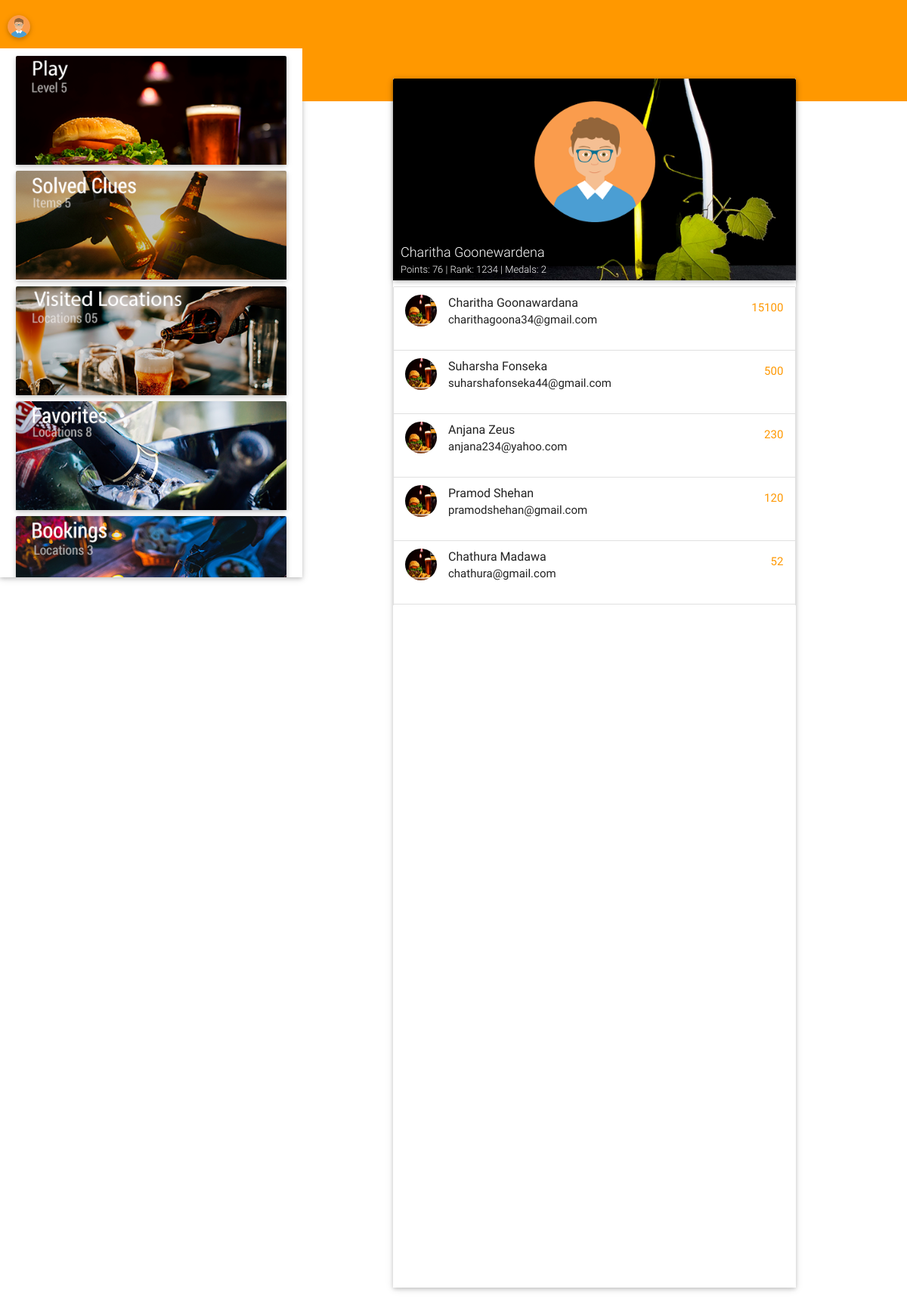
The app's page /index.php/IpadController/load_leaderboard with its own data.
### tables this page shows
CREATE TABLE `user` (
  `user_id` int(50) NOT NULL,
  `first_name` varchar(255) NOT NULL,
  `last_name` varchar(255) NOT NULL,
  `telephone_number` varchar(255) NOT NULL,
  `email` varchar(255) NOT NULL,
  `password` varchar(255) NOT NULL,
  `image_url` varchar(255) NOT NULL,
  `lat` text NOT NULL,
  `lon` text NOT NULL,
  `score` int(11) NOT NULL DEFAULT '0',
  `points` text NOT NULL,
  `address` text NOT NULL,
  `sub` int(11) NOT NULL DEFAULT '0',
  `session` int(11) NOT NULL DEFAULT '0'
);

### application/controllers/IpadController.php (called while the page is built, shortened)
<?php
class IpadController extends CI_Controller {
    public function __construct() {
        $this->load->model('User');
        $this->load->model('Hotel');
        $this->load->model('Bill');
        $this->load->model('Book');
        $this->load->model('Store');
        $this->load->database();
    }
    function load_leaderboard() {
        $this->load->view('libraries');
        $data['leader']=$this->User->get_leaderboard();
        $this->load->view('ipad/leaderboard', $data);
    }
}

### index.php (called while the page is built, shortened)
<?php
require_once BASEPATH.'core/CodeIgniter.php';

### application/models/User.php (called while the page is built, shortened)
<?php
class user extends CI_Model {
    function get_leaderboard(){
        $this->db->select('*');
        $this->db->order_by('score', 'desc');
        $this->db->from('user');
        $query = $this->db->get();
        if ($query->num_rows() > 0) {
            $result = $query->result();
            return $result;
        }
    }
}

### application/views/ipad/leaderboard.php (the view, shortened to what this page needs)
<html lang="en">
    <head>
    </head>
    <body>
       <div class="navbar-fixed" style="z-index: 999;">
            <nav class="orange z-depth-0" role="navigation">
                <div class="nav-wrapper container" style="width: 100%;">
                    <div class="row" style="margin: 0;">
                        <div class="col s4" style="padding: 0">
                            <a href="<?php echo BASE; ?>IpadController/load_userprofile">
                            <img class="circle z-depth-1" src="<?php echo IMG; ?>/misc/user.png"  width="30" style="margin-top: 20px;margin-left: 10px" id="image"/>
                            </a>
                        </div>
                    </div>
                </div>
            </nav>
        </div>
        <div class="row" style="margin: 0">
            <div class="col s4 z-depth-1" style="padding-bottom: 20px; height: 700px;overflow: scroll;">
                <?php include 'home_template.php'; ?>
            </div>
            <div class="col s8" style="padding: 0;">
                <div class="row" style="padding: 0; margin: 0">
                    <div class="col s12 orange" style="height: 70px"></div>
                    <div class="col s8 white z-depth-1" style="margin-left: 120px; padding: 0;margin-top: -30px; height: 85%;">
                        <div class="container" style="margin: 0; width: auto; padding: 0">
                            <div class="card" style="margin: 0;">
                                <div class="card-image waves-effect waves-block waves-light">
                                    <img class="circle" src="<?php echo IMG; ?>/misc/user.png"  width="50" style="width: 30%; position: fixed;z-index: 2;margin: auto; margin-top: 30px"/>
                                    <span class="card-title" style="padding-left:10px;padding-bottom:5px; font-size: 18px">Charitha Goonewardena<br>
                                        <span style="font-size: 13px">Points: 76 | Rank: 1234 | Medals: 2</span>
                                    </span>
                                </div>
                            </div>
                            <div style="overflow: scroll;height: 430px;">
                                <ul class="collection" style="">
                                    <?php
                                    foreach ($leader as $row) {
                                        ?>
                                        <li class="collection-item avatar">
                                            <img src="<?php echo IMG; ?>play.png" alt="" class="circle">
                                            <span class="title"><?php echo $row->first_name . ' ' . $row->last_name; ?></span>
                                            <p><?php echo $row->email; ?></p>
                                            <a href="#!" class="secondary-content"><div class="badge"><?php echo $row->score; ?></div></a>
                                        </li>
                                        <?php
                                    }
                                    ?>
                                </ul>
                            </div>
                        </div>
                    </div>
                </div>
            </div>
        </div>
    </body>
</html>

### application/views/libraries.php (shortened to what this page needs)
<html lang="en">
    <head>
        <link href="<?php echo CSS; ?>icons.css" rel="stylesheet" type="text/css"/>
        <link href="<?php echo CSS; ?>materialize.min.css" rel="stylesheet" type="text/css"/>
        <link href="<?php echo CSS; ?>misc.css" rel="stylesheet" type="text/css"/>
    </head>
    <body>
    </body>
</html>

### application/views/ipad/home_template.php (shortened to what this page needs)
<div class="container" style="margin: 0px 10px; width: auto;">
    <div class="card" style="margin: 0; margin-top: 10px">
        <div class="card-image waves-effect waves-block waves-light">
            <a href="<?php echo BASE; ?>IpadController/load_gamelevel">
                <img src="<?php echo IMG; ?>home/ipad/play.png" />
            </a>
        </div>
    </div>
    <div class="card" style="margin-top:8px; margin-bottom: 0px">
        <div class="card-image waves-effect waves-block waves-light">
            <a href="<?php echo BASE; ?>IpadController/load_leaderboard">
                <img src="<?php echo IMG; ?>home/ipad/s_clues.png" />
            </a>
        </div>
    </div>
    <div class="card" style="margin-top:8px; margin-bottom: 0px">
        <div class="card-image waves-effect waves-block waves-light">
            <a href="<?php echo BASE; ?>IpadController/visited_locations">
            <img src="<?php echo IMG; ?>home/ipad/visited.png" />
            </a>
        </div>
    </div>
    <div class="card" style="margin-top:8px; margin-bottom: 0px">
        <div class="card-image waves-effect waves-block waves-light">
            <a href="<?php echo BASE; ?>IpadController/load_faviorite">
            <img src="<?php echo IMG; ?>home/ipad/favorites.png" />
            </a>
        </div>
    </div>
    <div class="card" style="margin-top:8px; margin-bottom: 0px">
        <div class="card-image waves-effect waves-block waves-light">
            <a href="<?php echo BASE; ?>IpadController/booked_locations">
                <img src="<?php echo IMG; ?>home/ipad/bookings.png" />
            </a>
        </div>
    </div>
</div>

### assets/css/misc.css (style rules this page uses)
.secondary-content { color: #ff9800; }

### records on screen
user: first_name "Charitha", last_name "Goonawardana", email "charithagoona34@gmail.com", score "15100"
user: first_name "Suharsha", last_name "Fonseka", email "suharshafonseka44@gmail.com", score "500"
user: first_name "Anjana", last_name "Zeus", email "anjana234@yahoo.com", score "230"
user: first_name "Pramod", last_name "Shehan", email "pramodshehan@gmail.com", score "120"
user: first_name "Chathura", last_name "Madawa", email "chathura@gmail.com", score "52"
